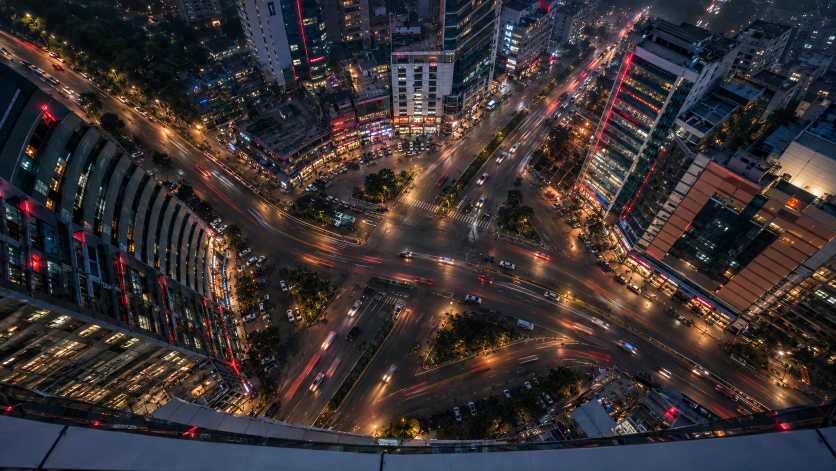
#> input picture _research/hero/dhaka-night-aerial.webp, 1672 x 941 px (shown at 1/2 size)
$ python ledge.py
#> lines starting #> are read from the running program, lines starting #| are printed output that depends on the picture
# Rooftop ledge (glass railing + parapet) boundary for the homepage hero layers.
# Points traced by eye from 2x zooms of the source photo, joined with a smooth Catmull-Rom curve.
from PIL import Image, ImageDraw
import numpy as np
GLASS_TOP = [(0, 763), (280, 822), (560, 878), (840, 884), (1112, 879), (1400, 846), (1672, 803)]
PARAPET_TOP = [(0, 831), (135, 851), (560, 890), (1112, 895), (1672, 860)]

def curve(pts, w):
    pts = [pts[0]] + pts + [pts[-1]]
    xs, ys = [], []
    for i in range(1, len(pts) - 2):
        p0, p1, p2, p3 = map(np.array, pts[i - 1:i + 3])
        for t in np.linspace(0, 1, 60, endpoint=False):
            q = 0.5 * ((2 * p1) + (-p0 + p2) * t + (2 * p0 - 5 * p1 + 4 * p2 - p3) * t**2 + (-p0 + 3 * p1 - 3 * p2 + p3) * t**3)
            xs.append(q[0]); ys.append(q[1])
    return np.interp(np.arange(w), xs, ys)

if __name__ == "__main__":
    im = Image.open("dhaka-night-aerial.webp").convert("RGB")
#> im is the input picture: PIL image 1672x941 RGB; mean R, G, B 56.1, 49, 50.4
    w, h = im.size
#> w = 1672; h = 941
    g, p = curve(GLASS_TOP, w), curve(PARAPET_TOP, w)
    d = ImageDraw.Draw(im)
    d.line(list(zip(range(w), g)), fill=(0, 255, 0), width=2)
    d.line(list(zip(range(w), p)), fill=(0, 200, 255), width=2)
    for i, (x0, x1) in enumerate([(0, 560), (560, 1120), (1112, 1672)]):
        im.crop((x0, 720, x1, 941)).resize(((x1 - x0) * 2, 442)).save(f"check{i}.png")
#> this loop made 3 passes
#> pass 1, `im.crop((x0, 720, x1, 941)).resize(((x1 - x0) * 2, 442)).save(f"check{..`:
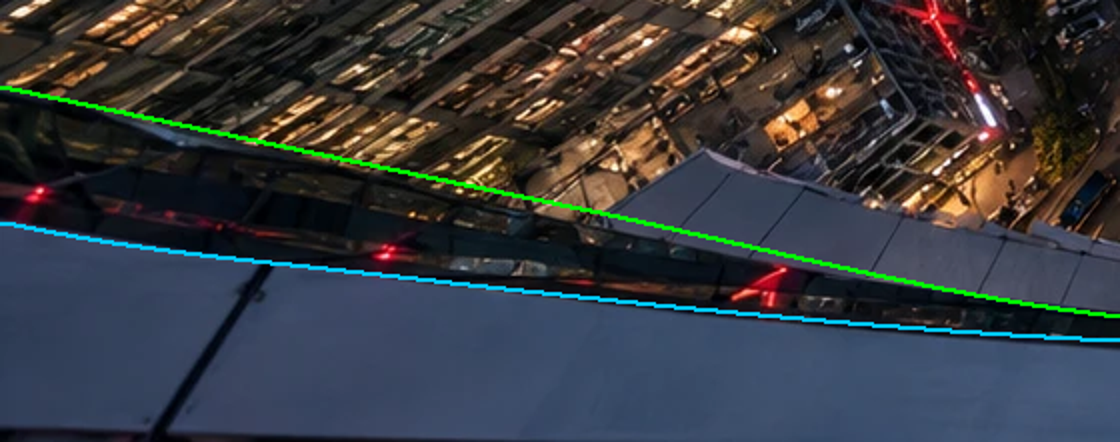
#> saved as check0.png: PIL image 1120x442 RGB; mean R, G, B 54.9, 57.6, 62.4
#> pass 2, `im.crop((x0, 720, x1, 941)).resize(((x1 - x0) * 2, 442)).save(f"check{..`:
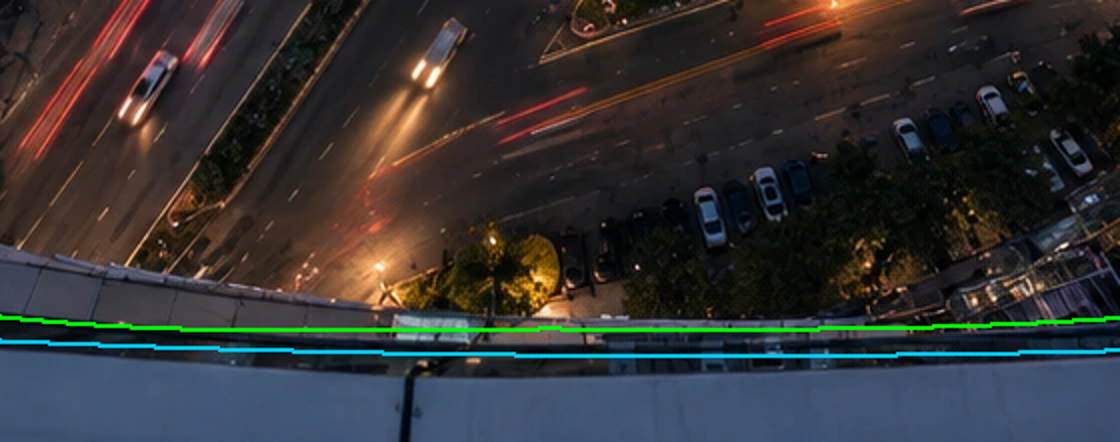
#> saved as check1.png: PIL image 1120x442 RGB; mean R, G, B 52.3, 51.3, 52.1
